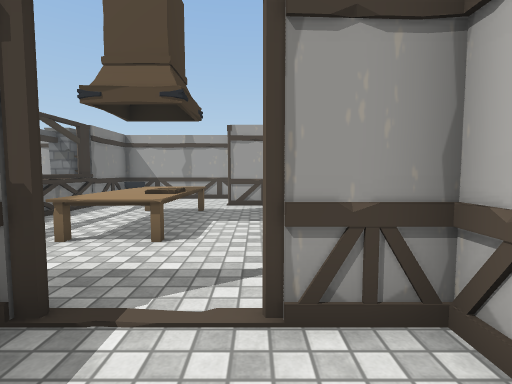
view 1 (above)

12 first-person views from a walk through a 3-D level made in the Unity game engine. The camera is 1.2 m above the floor, tilts 4° down and sees 85° across. The floor is counted in squares, 1 m on a side. Each view is taken from the middle of a square. On the plan, view 1 faces up. The plan holds only what a view shows up to about 13 squares ahead; the rest is blank. The place goes on beyond the plan. Some animated figures are not drawn. Some surface patterns are stand-ins.

view 2
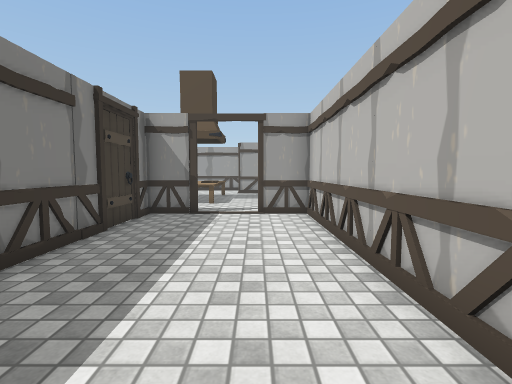

view 3
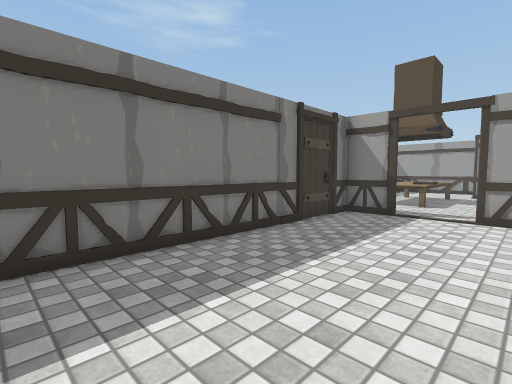

view 4
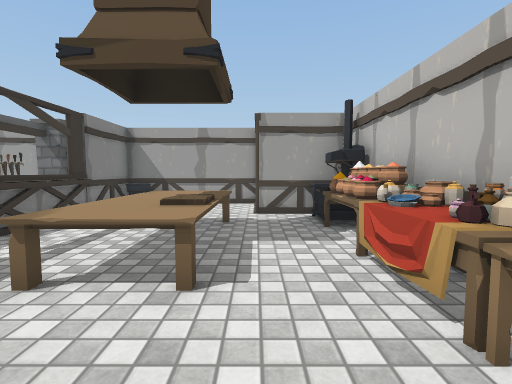

view 5
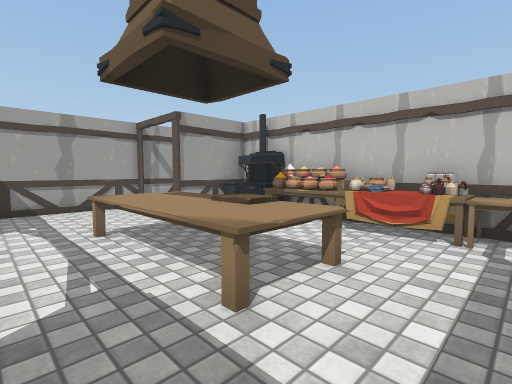

view 6
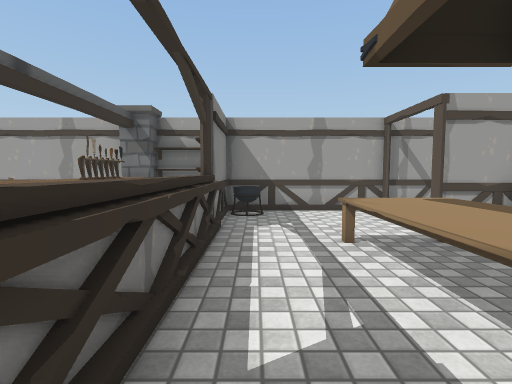

view 7
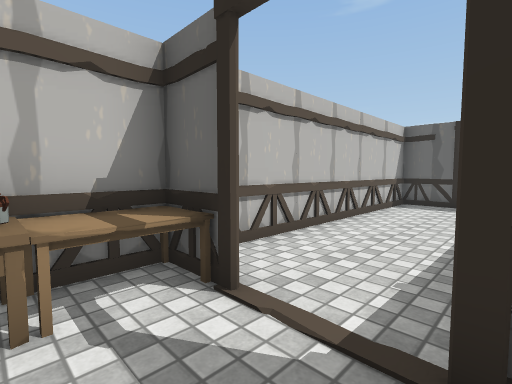

view 8
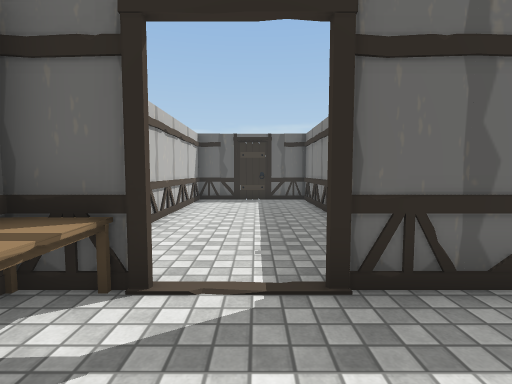

view 9
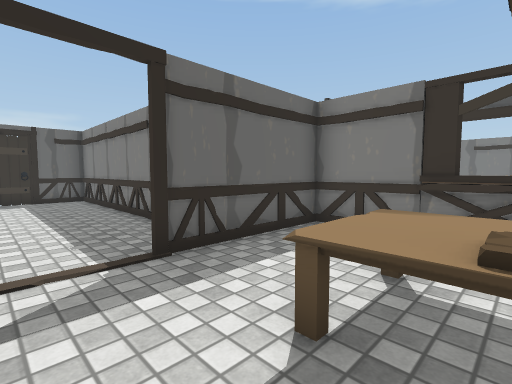

view 10
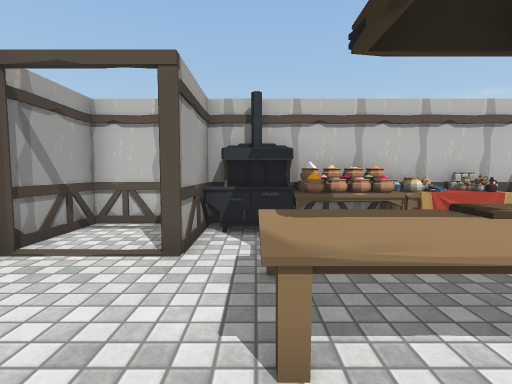

view 11
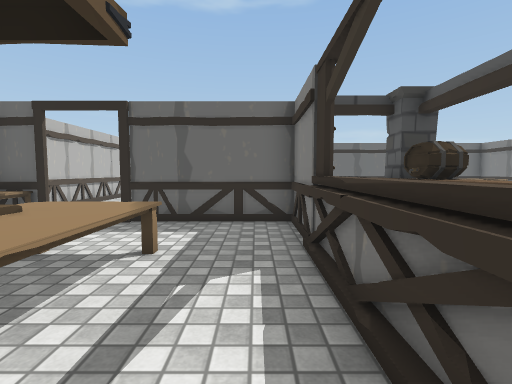

view 12
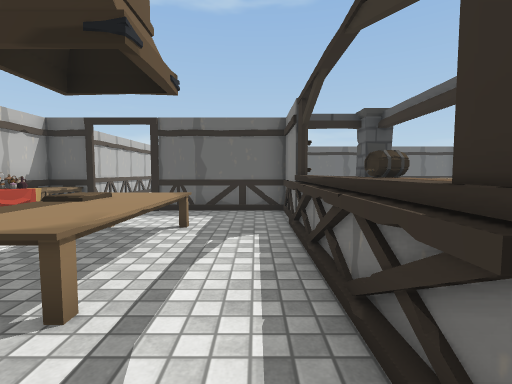

### Floor plan
Points are (right, up) in squares from view 1. A wall is a line through its corners. A room is listed if a view was taken in it or the views show most of it. See-through windows are left out.
Room 1 (views 1, 2, 3, 4)
walls: (-3.1, 1.3) (-3.2, 0.8); (-1.6, 2.1) (-3.2, 2.1) (-3.2, -7.4) (1.6, -7.4) (1.6, 2.6); (1.6, 2.1) (0, 2.1)
ways out: opening at (-0.5, 2) to room 2
Room 2 (views 5, 6, 7, 8, 9, 10, 11, 12)
walls: (-6, 9.6) (-6, 4.5); (-6, 2.6) (-6, 2.2) (-1.6, 2.2); (-8.3, 5.7) (-8.3, 4.6); (0, 2.2) (1.6, 2.2); (-1, 12.8) (-5.5, 12.8); (1.6, 11.1) (1.6, 12.8) (-0.9, 12.8); (1.6, 2.6) (1.6, 10.1) (-1, 10.1); (-8.2, 2.7) (-8.2, 2.1); (-8.1, 12.8) (-8.1, 12.2)
low walls: (-5.8, 9.6) (-5.8, 4.5); (-1.6, 12.7) (-2.1, 12.8)
ways out: opening at (-0.5, 2) to room 1
objects: other object (-8, 3); other object (-8, 4); tap (-8, 10); other object (-7, 13); other object (-6, 4); other object (-6, 10); other object (-6, 11) to (-6, 12); other object (-6, 13); cauldron (-5, 12); table (-3, 5) to (-2, 9); table (0, 5) to (1, 5); table (1, 3) to (1, 4); table (1, 6) to (1, 7); stove (1, 8) to (1, 9)

Positions as (right, up) in squares from view 1, and headings:
1: (0, 0), facing up
2: (0, -6), facing up
3: (1, -6), facing up-left
4: (-1, 2), facing up
5: (-5, 3), facing up-right
6: (-5, 4), facing up
7: (-2, 4), facing down-right
8: (-1, 5), facing down
9: (0, 6), facing down-left
10: (-5, 9), facing right
11: (-5, 9), facing down
12: (-5, 11), facing down
